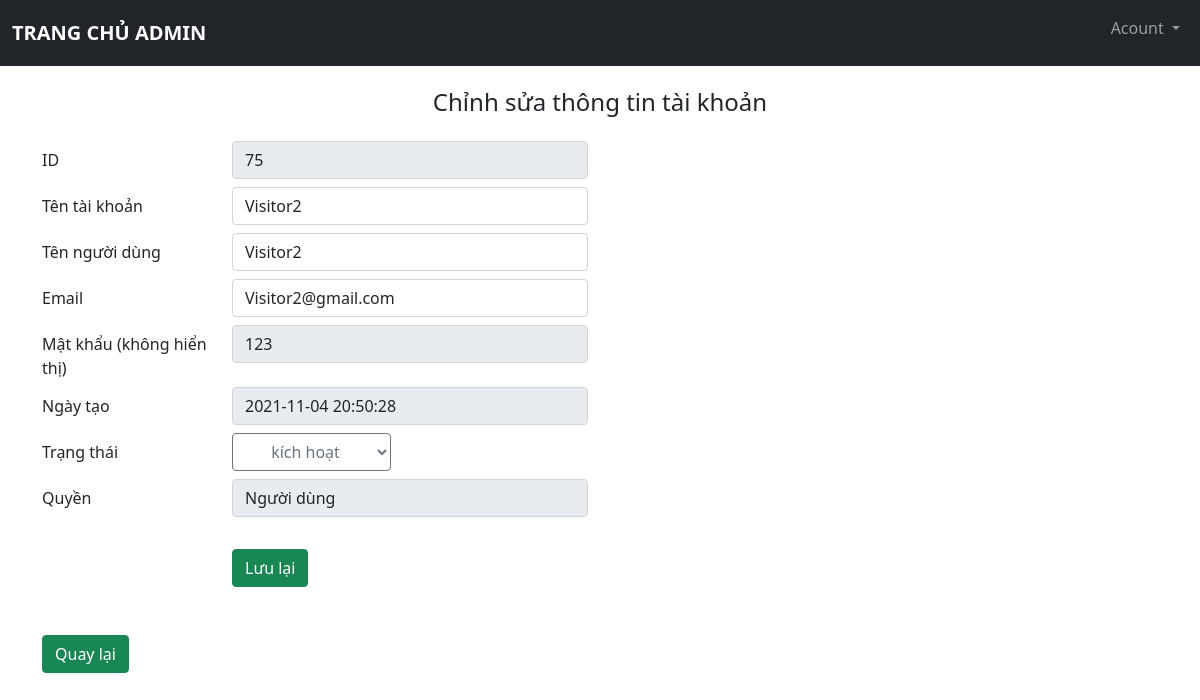
The page /src/admin/chinhsuataikhoan.php?id=75 (signed in) on the database its author committed.
### tables this page shows
CREATE TABLE `tb_taikhoan` (
  `id_taikhoan` int(10) UNSIGNED NOT NULL,
  `tentaikhoan` varchar(60) NOT NULL,
  `matkhau` varchar(150) NOT NULL,
  `ngaytao` datetime DEFAULT current_timestamp(),
  `email` varchar(255) NOT NULL,
  `code` varchar(255) NOT NULL,
  `trangthai` tinyint(1) NOT NULL,
  `muc` tinyint(1) NOT NULL,
  `tennguoidung` varchar(100) NOT NULL,
  `tk_khach` tinyint(1) NOT NULL,
  `id_nguoidung` int(10) UNSIGNED NOT NULL
);

### src/admin/chinhsuataikhoan.php (the view, shortened to what this page needs)
<?php
    include './menu_footer/menu.php';
?>
    <div class="container">
        <form action="" method="post">
            <h4 class="mt-4 mb-4 text-center">Chỉnh sửa thông tin tài khoản</h4>
                <?php
                    $id_taikhoan = $_GET['id'];
                    include '../config/config.php';
                    $sql = "SELECT * FROM tb_taikhoan WHERE id_taikhoan = '$id_taikhoan'";
                    $result = mysqli_query($conn,$sql);
                        if(mysqli_num_rows($result)>0){
                            while($row = mysqli_fetch_assoc($result)){
                ?>
                    <div class="form-group row">
                        <label for="id_taikhoan" class="col-sm-2 col-form-label">ID</label>
                        <div class="col-sm-4">
                            <input type="text" class="form-control mb-2" id="id_taikhoan" name="id_taikhoan" disabled value = "<?php echo $row['id_taikhoan']?>">
                        </div>
                    </div>
                    <div class="form-group row">
                        <label for="tentaikhoan" class="col-sm-2 col-form-label">Tên tài khoản</label>
                        <div class="col-sm-4">
                            <input type="text" class="form-control mb-2" id="tentaikhoan" name="tentaikhoan" value = "<?php echo $row['tentaikhoan']?>">
                        </div>
                    </div>
                    <div class="form-group row">
                        <label for="tennguoidung" class="col-sm-2 col-form-label">Tên người dùng</label>
                        <div class="col-sm-4">
                            <input type="text" class="form-control mb-2" id="tennguoidung" name="tennguoidung" value = "<?php echo $row['tennguoidung']?>">
                        </div>
                    </div>
                    <div class="form-group row">
                        <label for="email" class="col-sm-2 col-form-label">Email</label>
                        <div class="col-sm-4">
                            <input type="email" class="form-control mb-2" id="email" name="email" value = "<?php echo $row['email']?>">
                        </div>
                    </div>
                    <div class="form-group row">
                        <label for="matkhau" class="col-sm-2 col-form-label">Mật khẩu (không hiển thị)</label>
                        <div class="col-sm-4">
                            <input type="text" class="form-control mb-2" id="matkhau" name="matkhau" disabled value = "<?php echo $row['matkhau']?>">
                        </div>
                    </div>
                    <div class="form-group row">
                        <label for="ngaytao" class="col-sm-2 col-form-label">Ngày tạo</label>
                        <div class="col-sm-4">
                            <input type="text" class="form-control mb-2" id="ngaytao" name="ngaytao" disabled value = "<?php echo $row['ngaytao']?>">
                        </div>
                    </div>
                    <?php
                        if($row['trangthai'] == '1'){
                            $trangthai = "kích hoạt";
                        }else{
                            $trangthai = "Chưa kích hoạt";
                        }
                    ?>
                    <div class="form-group row">
                        <label for="trangthai" class="col-sm-2 col-form-label">Trạng thái</label>
                        <div class="col-sm-4">
                            <select name="trangthai" id="trangthai" class="btn btn-outline-secondary">
                                <option value="<?php echo $row['trangthai']?>"><?php echo $trangthai ?></option>
                            </select>
                        </div>
                    </div>
                    <div class="form-group row mt-2">
                        <label for="muc" class="col-sm-2 col-form-label">Quyền</label>
                        <div class="col-sm-4">
                            <input type="text" class="form-control mb-2" id="muc" name="muc" disabled value = "<?php
                                if($row['muc'] == '1'){
                                    echo 'Quản trị hệ thống';
                                }else{
                                    echo 'Người dùng';
                                }
                            ?>">
                        </div>
                    </div>
                    <?php
                    }
                }
                ?>
                <br>
                <div class="form-group row">
                    <label for="btn" class="col-sm-2 col-form-label"></label>
                    <div class="col-sm-10">
                        <button type="submit" class="btn btn-success" id="chinhsua">Lưu lại</button>
                    </div>
                </div>
            </form>
            <div class="row mt-5">
                    <div class="col-2"><a href="http://localhost/BTL_QuanLiThongTinCaNhan/src/admin/dstaikhoan.php" class="btn btn-success">Quay lại</a></div>
                </div>
            </div>
    </div>
<?php
    include './menu_footer/footer.php';
?>

### src/admin/css/style.css (style rules this page uses)
:root { --offcanvas-width:270px; --topNavbarHeight: 56px; }

### rows shown on the page
tb_taikhoan: id_taikhoan "75", tentaikhoan "Visitor2", tennguoidung "Visitor2", email "Visitor2@gmail.com", matkhau "123", ngaytao "2021-11-04 20:50:28", trangthai "kích hoạt", muc "Người dùng"
